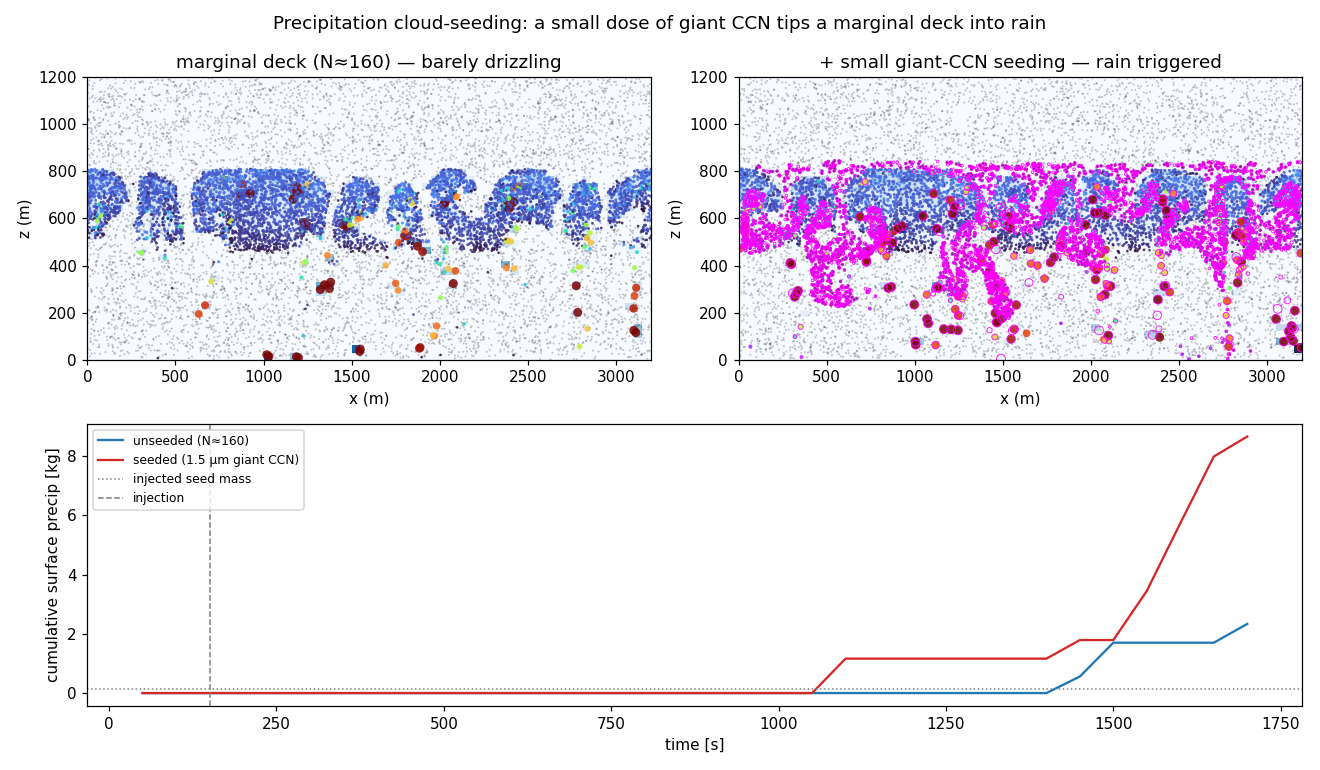

Write the Python code that produced this figure.
"""Precipitation cloud-seeding — tipping a marginal cloud into rain with giant CCN.

Warm-rain ("hygroscopic") cloud seeding adds a small number of GIANT cloud
condensation nuclei (~1-2 µm dry sea-salt). Because of their large solute mass they
activate at once and grow fast, becoming the first drizzle drops that fall through
the cloud collecting the small droplets (collision-coalescence) and kick-starting a
rain the cloud was on the edge of producing.

The physics here is honest and subtle — it taught us two things while building it:

  1. A heavily polluted, far-from-raining deck CANNOT be tipped by a few nuclei: the
     seeds grow to drizzle size but no deck-wide rain follows.
  2. Injecting big drops directly ("seeding" with 20 µm embryos) makes rain, but it
     is just the SEED MASS falling out — not the cloud raining. That is not seeding.

So this demo seeds a deck near its PRECIPITATION THRESHOLD (background N≈160/cm³,
barely drizzling) with a small dose of realistic 1.5 µm dry giant CCN injected as
haze INTO the cloud, where they activate alongside the cloud droplets. The proof that
it is real seeding is the ratio of precipitated mass to injected seed mass: here the
rain is ~70x the seed mass, so essentially all of it is CLOUD water the seeds
triggered, and surface precipitation roughly quadruples.

This is the precipitation-side counterpart to marine cloud brightening (examples/
mcb_demo.py): both are aerosol interventions, but seeding pushes a deck toward
drizzle while brightening pushes it the other way.

Run:  python -m examples.precip_seeding [--gif]
Saves: /tmp/precip_seeding.png  (+ /tmp/precip_seeding.gif with --gif)
"""
import sys
import numpy as np
import matplotlib
matplotlib.use("Agg")
import matplotlib.pyplot as plt

from droplab.parameters import rho_liq, pi
from droplab.flow2d import Flow2D
from droplab.flow2d_dynamic import run_flow2d_dynamic
from droplab.flow2d_viz import draw_frame, draw_frame_seeded, animate_seeding_compare
from droplab.soundings import DYCOMS, DYCOMS_RADIATION

# background N≈160/cm³ — a deck sitting right at its precipitation threshold (only a
# trickle of natural drizzle), the regime where seeding can actually tip the balance.
CFG = dict(dt=1.0, Nx=64, Nz=40, X=3200.0, Z=1200.0, n_super=40000,
           sounding=DYCOMS, rad_cool=DYCOMS_RADIATION, periodic_x=True, pert_amp=0.1,
           nu=6, nu_scalar=1.5, collisions=True, switch_TICE=True, eps=0.01,
           sediment=True, collect_every=50, seed=2, N_modes=(160.,))

# a small dose of realistic 1.5 µm dry giant CCN, injected as haze into the cloud
# layer (z 650-830 m) so they activate together with the cloud droplets.
GCCN = dict(t_inject=150.0, x_frac=(0.0, 1.0), z_lo=650.0, z_hi=830.0,
            N_cm3=15.0, r_um=1.5, kappa=1.2, n_super=4000)


def _seed_mass():
    """Total liquid mass of the injected nuclei at injection (haze, r=r_um)."""
    V_reg = (GCCN["x_frac"][1] - GCCN["x_frac"][0]) * CFG["X"] \
        * (GCCN["z_hi"] - GCCN["z_lo"]) * 1.0
    N_real = GCCN["N_cm3"] * 1e6 * V_reg
    return N_real * 4.0 / 3.0 * pi * rho_liq * (GCCN["r_um"] * 1e-6) ** 3


def run(nt=1700):
    base = run_flow2d_dynamic(nt=nt, **CFG)
    seeded = run_flow2d_dynamic(nt=nt, seeding=GCCN, **CFG)
    return base, seeded


def figure(base, seeded, path="/tmp/precip_seeding.png"):
    flow = Flow2D(X=CFG["X"], Z=CFG["Z"], Nx=CFG["Nx"], Nz=CFG["Nz"])
    fig = plt.figure(figsize=(12, 7))
    axL = fig.add_subplot(2, 2, 1); axR = fig.add_subplot(2, 2, 2)
    axT = fig.add_subplot(2, 1, 2)
    qmax = max(base["frames"][-1]["qc"].max(), seeded["frames"][-1]["qc"].max())
    draw_frame(axL, flow, base["frames"][-1], "qc", qmax, r_max=80.0)
    axL.set_title("marginal deck (N≈160) — barely drizzling")
    draw_frame_seeded(axR, flow, seeded["frames"][-1], qmax, r_max=80.0)
    axR.set_title("+ small giant-CCN seeding — rain triggered")
    tb = np.array([f["step"] for f in base["frames"]]) * CFG["dt"]
    pb = np.array([f.get("surf_precip", 0.0) for f in base["frames"]])
    ts = np.array([f["step"] for f in seeded["frames"]]) * CFG["dt"]
    ps = np.array([f.get("surf_precip", 0.0) for f in seeded["frames"]])
    axT.plot(tb, pb, "C0", label="unseeded (N≈160)")
    axT.plot(ts, ps, "C3", label="seeded (1.5 µm giant CCN)")
    axT.axhline(_seed_mass(), color="0.5", ls=":", lw=1, label="injected seed mass")
    axT.axvline(GCCN["t_inject"], color="0.5", ls="--", lw=1, label="injection")
    axT.set_xlabel("time [s]"); axT.set_ylabel("cumulative surface precip [kg]")
    axT.legend(loc="upper left", fontsize=8)
    fig.suptitle("Precipitation cloud-seeding: a small dose of giant CCN tips a marginal deck into rain")
    fig.tight_layout()
    fig.savefig(path, dpi=110)
    return path


def main(make_gif=False):
    base, seeded = run()
    path = figure(base, seeded)
    sm = _seed_mass()
    print(f"\nunseeded (N≈160) surface precip: {base['surf_precip']:.3e} kg")
    print(f"seeded (1.5 µm GCCN) surface precip: {seeded['surf_precip']:.3e} kg")
    print(f"  -> {seeded['surf_precip'] / max(base['surf_precip'], 1e-30):.1f}x more rain")
    print(f"  injected seed mass: {sm:.3e} kg")
    print(f"  precipitated / seed mass = {seeded['surf_precip'] / sm:.0f}x"
          f"  (>>1 => the cloud rained, not the seeds)")
    print(f"\nfigure -> {path}")
    if make_gif:
        fig, anim = animate_seeding_compare(base, seeded, fps=8, r_max=80.0,
                                            dt=CFG["dt"], metric="precip",
                                            title="giant-CCN seeding")
        gif = "/tmp/precip_seeding.gif"
        anim.save(gif, writer="pillow", fps=8)
        print(f"animation -> {gif}")


if __name__ == "__main__":
    main(make_gif="--gif" in sys.argv)
